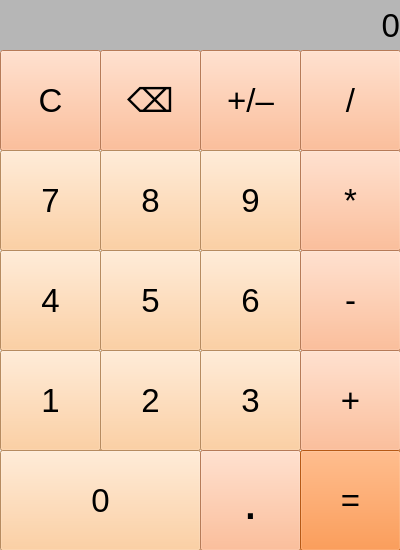
<?xml version="1.0" encoding="UTF-8"?>
<ui version="4.0">
 <class>MainWindow</class>
 <widget class="QMainWindow" name="MainWindow">
  <property name="geometry">
   <rect>
    <x>0</x>
    <y>0</y>
    <width>400</width>
    <height>550</height>
   </rect>
  </property>
  <property name="windowTitle">
   <string>MainWindow</string>
  </property>
  <widget class="QWidget" name="centralwidget">
   <widget class="QLabel" name="label_result">
    <property name="geometry">
     <rect>
      <x>0</x>
      <y>0</y>
      <width>400</width>
      <height>51</height>
     </rect>
    </property>
    <property name="font">
     <font>
      <pointsize>25</pointsize>
     </font>
    </property>
    <property name="styleSheet">
     <string notr="true">background-color: rgb(182, 182, 182);</string>
    </property>
    <property name="text">
     <string>0</string>
    </property>
    <property name="alignment">
     <set>Qt::AlignRight|Qt::AlignTrailing|Qt::AlignVCenter</set>
    </property>
    <property name="margin">
     <number>10</number>
    </property>
   </widget>
   <widget class="QPushButton" name="pushButton_1">
    <property name="geometry">
     <rect>
      <x>0</x>
      <y>350</y>
      <width>101</width>
      <height>101</height>
     </rect>
    </property>
    <property name="font">
     <font>
      <pointsize>25</pointsize>
     </font>
    </property>
    <property name="styleSheet">
     <string notr="true">background-color: rgb(255, 195, 135);
</string>
    </property>
    <property name="text">
     <string>1</string>
    </property>
   </widget>
   <widget class="QPushButton" name="pushButton_2">
    <property name="geometry">
     <rect>
      <x>100</x>
      <y>350</y>
      <width>101</width>
      <height>101</height>
     </rect>
    </property>
    <property name="font">
     <font>
      <pointsize>25</pointsize>
     </font>
    </property>
    <property name="styleSheet">
     <string notr="true">background-color: rgb(255, 195, 135);
</string>
    </property>
    <property name="text">
     <string>2</string>
    </property>
   </widget>
   <widget class="QPushButton" name="pushButton_3">
    <property name="geometry">
     <rect>
      <x>200</x>
      <y>350</y>
      <width>101</width>
      <height>101</height>
     </rect>
    </property>
    <property name="font">
     <font>
      <pointsize>25</pointsize>
     </font>
    </property>
    <property name="styleSheet">
     <string notr="true">background-color: rgb(255, 195, 135);
</string>
    </property>
    <property name="text">
     <string>3</string>
    </property>
   </widget>
   <widget class="QPushButton" name="pushButton_4">
    <property name="geometry">
     <rect>
      <x>0</x>
      <y>250</y>
      <width>101</width>
      <height>101</height>
     </rect>
    </property>
    <property name="font">
     <font>
      <pointsize>25</pointsize>
     </font>
    </property>
    <property name="styleSheet">
     <string notr="true">background-color: rgb(255, 195, 135);
</string>
    </property>
    <property name="text">
     <string>4</string>
    </property>
   </widget>
   <widget class="QPushButton" name="pushButton_5">
    <property name="geometry">
     <rect>
      <x>100</x>
      <y>250</y>
      <width>101</width>
      <height>101</height>
     </rect>
    </property>
    <property name="font">
     <font>
      <pointsize>25</pointsize>
     </font>
    </property>
    <property name="styleSheet">
     <string notr="true">background-color: rgb(255, 195, 135);
</string>
    </property>
    <property name="text">
     <string>5</string>
    </property>
   </widget>
   <widget class="QPushButton" name="pushButton_6">
    <property name="geometry">
     <rect>
      <x>200</x>
      <y>250</y>
      <width>101</width>
      <height>101</height>
     </rect>
    </property>
    <property name="font">
     <font>
      <pointsize>25</pointsize>
     </font>
    </property>
    <property name="styleSheet">
     <string notr="true">background-color: rgb(255, 195, 135);
</string>
    </property>
    <property name="text">
     <string>6</string>
    </property>
   </widget>
   <widget class="QPushButton" name="pushButton_7">
    <property name="geometry">
     <rect>
      <x>0</x>
      <y>150</y>
      <width>101</width>
      <height>101</height>
     </rect>
    </property>
    <property name="font">
     <font>
      <pointsize>25</pointsize>
     </font>
    </property>
    <property name="styleSheet">
     <string notr="true">background-color: rgb(255, 195, 135);
</string>
    </property>
    <property name="text">
     <string>7</string>
    </property>
   </widget>
   <widget class="QPushButton" name="pushButton_8">
    <property name="geometry">
     <rect>
      <x>100</x>
      <y>150</y>
      <width>101</width>
      <height>101</height>
     </rect>
    </property>
    <property name="font">
     <font>
      <pointsize>25</pointsize>
     </font>
    </property>
    <property name="styleSheet">
     <string notr="true">background-color: rgb(255, 195, 135);
</string>
    </property>
    <property name="text">
     <string>8</string>
    </property>
   </widget>
   <widget class="QPushButton" name="pushButton_9">
    <property name="geometry">
     <rect>
      <x>200</x>
      <y>150</y>
      <width>101</width>
      <height>101</height>
     </rect>
    </property>
    <property name="font">
     <font>
      <pointsize>25</pointsize>
     </font>
    </property>
    <property name="styleSheet">
     <string notr="true">background-color: rgb(255, 195, 135);
</string>
    </property>
    <property name="text">
     <string>9</string>
    </property>
   </widget>
   <widget class="QPushButton" name="pushButton_0">
    <property name="geometry">
     <rect>
      <x>0</x>
      <y>450</y>
      <width>201</width>
      <height>101</height>
     </rect>
    </property>
    <property name="font">
     <font>
      <pointsize>25</pointsize>
     </font>
    </property>
    <property name="styleSheet">
     <string notr="true">background-color: rgb(255, 195, 135);
</string>
    </property>
    <property name="text">
     <string>0</string>
    </property>
   </widget>
   <widget class="QPushButton" name="pushButton_clear">
    <property name="geometry">
     <rect>
      <x>0</x>
      <y>50</y>
      <width>101</width>
      <height>101</height>
     </rect>
    </property>
    <property name="font">
     <font>
      <pointsize>25</pointsize>
     </font>
    </property>
    <property name="styleSheet">
     <string notr="true">background-color: rgb(255, 172, 123);
</string>
    </property>
    <property name="text">
     <string>C</string>
    </property>
   </widget>
   <widget class="QPushButton" name="pushButton_backspace">
    <property name="geometry">
     <rect>
      <x>100</x>
      <y>50</y>
      <width>101</width>
      <height>101</height>
     </rect>
    </property>
    <property name="font">
     <font>
      <pointsize>25</pointsize>
     </font>
    </property>
    <property name="styleSheet">
     <string notr="true">background-color: rgb(255, 172, 123);
</string>
    </property>
    <property name="text">
     <string>⌫</string>
    </property>
   </widget>
   <widget class="QPushButton" name="pushButton_plus_minus">
    <property name="geometry">
     <rect>
      <x>200</x>
      <y>50</y>
      <width>101</width>
      <height>101</height>
     </rect>
    </property>
    <property name="font">
     <font>
      <pointsize>25</pointsize>
     </font>
    </property>
    <property name="styleSheet">
     <string notr="true">background-color: rgb(255, 172, 123);</string>
    </property>
    <property name="text">
     <string>+/–</string>
    </property>
   </widget>
   <widget class="QPushButton" name="pushButton_divide">
    <property name="geometry">
     <rect>
      <x>300</x>
      <y>50</y>
      <width>101</width>
      <height>101</height>
     </rect>
    </property>
    <property name="font">
     <font>
      <pointsize>25</pointsize>
     </font>
    </property>
    <property name="styleSheet">
     <string notr="true">background-color: rgb(255, 172, 123);</string>
    </property>
    <property name="text">
     <string>/</string>
    </property>
   </widget>
   <widget class="QPushButton" name="pushButton_multiply">
    <property name="geometry">
     <rect>
      <x>300</x>
      <y>150</y>
      <width>101</width>
      <height>101</height>
     </rect>
    </property>
    <property name="font">
     <font>
      <pointsize>25</pointsize>
     </font>
    </property>
    <property name="styleSheet">
     <string notr="true">background-color: rgb(255, 172, 123);
</string>
    </property>
    <property name="text">
     <string>*</string>
    </property>
   </widget>
   <widget class="QPushButton" name="pushButton_minus">
    <property name="geometry">
     <rect>
      <x>300</x>
      <y>250</y>
      <width>101</width>
      <height>101</height>
     </rect>
    </property>
    <property name="font">
     <font>
      <pointsize>25</pointsize>
     </font>
    </property>
    <property name="styleSheet">
     <string notr="true">background-color: rgb(255, 172, 123);
</string>
    </property>
    <property name="text">
     <string>-</string>
    </property>
   </widget>
   <widget class="QPushButton" name="pushButton_plus">
    <property name="geometry">
     <rect>
      <x>300</x>
      <y>350</y>
      <width>101</width>
      <height>101</height>
     </rect>
    </property>
    <property name="font">
     <font>
      <pointsize>25</pointsize>
     </font>
    </property>
    <property name="styleSheet">
     <string notr="true">background-color: rgb(255, 172, 123);</string>
    </property>
    <property name="text">
     <string>+</string>
    </property>
   </widget>
   <widget class="QPushButton" name="pushButton_dot">
    <property name="geometry">
     <rect>
      <x>200</x>
      <y>450</y>
      <width>101</width>
      <height>101</height>
     </rect>
    </property>
    <property name="font">
     <font>
      <pointsize>40</pointsize>
     </font>
    </property>
    <property name="styleSheet">
     <string notr="true">background-color: rgb(255, 172, 123);
</string>
    </property>
    <property name="text">
     <string>.</string>
    </property>
   </widget>
   <widget class="QPushButton" name="pushButton_equal">
    <property name="geometry">
     <rect>
      <x>300</x>
      <y>450</y>
      <width>101</width>
      <height>101</height>
     </rect>
    </property>
    <property name="font">
     <font>
      <pointsize>25</pointsize>
     </font>
    </property>
    <property name="styleSheet">
     <string notr="true">background-color: rgb(255, 124, 30);
</string>
    </property>
    <property name="text">
     <string>=</string>
    </property>
   </widget>
   <zorder>label_result</zorder>
   <zorder>pushButton_clear</zorder>
   <zorder>pushButton_backspace</zorder>
   <zorder>pushButton_plus_minus</zorder>
   <zorder>pushButton_divide</zorder>
   <zorder>pushButton_7</zorder>
   <zorder>pushButton_8</zorder>
   <zorder>pushButton_9</zorder>
   <zorder>pushButton_multiply</zorder>
   <zorder>pushButton_4</zorder>
   <zorder>pushButton_5</zorder>
   <zorder>pushButton_6</zorder>
   <zorder>pushButton_minus</zorder>
   <zorder>pushButton_1</zorder>
   <zorder>pushButton_2</zorder>
   <zorder>pushButton_3</zorder>
   <zorder>pushButton_plus</zorder>
   <zorder>pushButton_0</zorder>
   <zorder>pushButton_dot</zorder>
   <zorder>pushButton_equal</zorder>
  </widget>
 </widget>
 <resources/>
 <connections/>
</ui>
